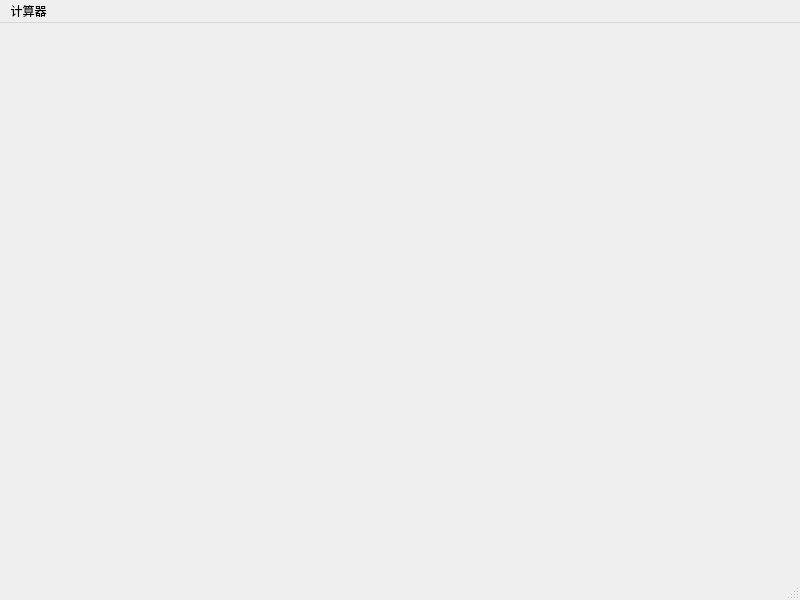
<?xml version="1.0" encoding="UTF-8"?>
<ui version="4.0">
 <class>MainWindow</class>
 <widget class="QMainWindow" name="MainWindow">
  <property name="geometry">
   <rect>
    <x>0</x>
    <y>0</y>
    <width>800</width>
    <height>600</height>
   </rect>
  </property>
  <property name="windowTitle">
   <string>MainWindow</string>
  </property>
  <widget class="QWidget" name="centralwidget"/>
  <widget class="QMenuBar" name="menubar">
   <property name="geometry">
    <rect>
     <x>0</x>
     <y>0</y>
     <width>800</width>
     <height>21</height>
    </rect>
   </property>
   <widget class="QMenu" name="menu">
    <property name="title">
     <string>计算器</string>
    </property>
   </widget>
   <addaction name="menu"/>
  </widget>
  <widget class="QStatusBar" name="statusbar"/>
 </widget>
 <resources/>
 <connections/>
</ui>
